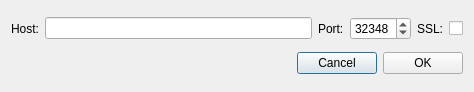
<?xml version="1.0" encoding="UTF-8"?>
<ui version="4.0">
 <class>NewNodeDialog</class>
 <widget class="QDialog" name="NewNodeDialog">
  <property name="windowModality">
   <enum>Qt::ApplicationModal</enum>
  </property>
  <property name="geometry">
   <rect>
    <x>0</x>
    <y>0</y>
    <width>474</width>
    <height>92</height>
   </rect>
  </property>
  <property name="windowTitle">
   <string>New remote node</string>
  </property>
  <layout class="QVBoxLayout" name="verticalLayout">
   <item>
    <layout class="QHBoxLayout" name="horizontalLayout">
     <item>
      <widget class="QLabel" name="label">
       <property name="text">
        <string>Host:</string>
       </property>
      </widget>
     </item>
     <item>
      <widget class="QLineEdit" name="m_hostEdit"/>
     </item>
     <item>
      <widget class="QLabel" name="label_2">
       <property name="text">
        <string>Port:</string>
       </property>
      </widget>
     </item>
     <item>
      <widget class="QSpinBox" name="m_portSpin">
       <property name="minimum">
        <number>1</number>
       </property>
       <property name="maximum">
        <number>65535</number>
       </property>
       <property name="value">
        <number>32348</number>
       </property>
      </widget>
     </item>
     <item>
      <widget class="QLabel" name="label_3">
       <property name="text">
        <string>SSL:</string>
       </property>
      </widget>
     </item>
     <item>
      <widget class="QCheckBox" name="m_enableSSL">
        <property name="checked">
          <bool>false</bool>
        </property>
        <property name="tristate">
          <bool>false</bool>
        </property>
      </widget>
     </item>
    </layout>
   </item>
   <item>
    <layout class="QHBoxLayout" name="horizontalLayout_2">
     <item>
      <spacer name="horizontalSpacer">
       <property name="orientation">
        <enum>Qt::Horizontal</enum>
       </property>
       <property name="sizeHint" stdset="0">
        <size>
         <width>40</width>
         <height>20</height>
        </size>
       </property>
      </spacer>
     </item>
     <item>
      <widget class="QPushButton" name="m_cancelButton">
       <property name="text">
        <string>Cancel</string>
       </property>
      </widget>
     </item>
     <item>
      <widget class="QPushButton" name="m_okButton">
       <property name="text">
        <string>OK</string>
       </property>
      </widget>
     </item>
    </layout>
   </item>
  </layout>
 </widget>
 <resources/>
 <connections>
  <connection>
   <sender>m_okButton</sender>
   <signal>clicked()</signal>
   <receiver>NewNodeDialog</receiver>
   <slot>accept()</slot>
   <hints>
    <hint type="sourcelabel">
     <x>500</x>
     <y>62</y>
    </hint>
    <hint type="destinationlabel">
     <x>276</x>
     <y>44</y>
    </hint>
   </hints>
  </connection>
  <connection>
   <sender>m_cancelButton</sender>
   <signal>clicked()</signal>
   <receiver>NewNodeDialog</receiver>
   <slot>reject()</slot>
   <hints>
    <hint type="sourcelabel">
     <x>417</x>
     <y>62</y>
    </hint>
    <hint type="destinationlabel">
     <x>276</x>
     <y>44</y>
    </hint>
   </hints>
  </connection>
 </connections>
</ui>
